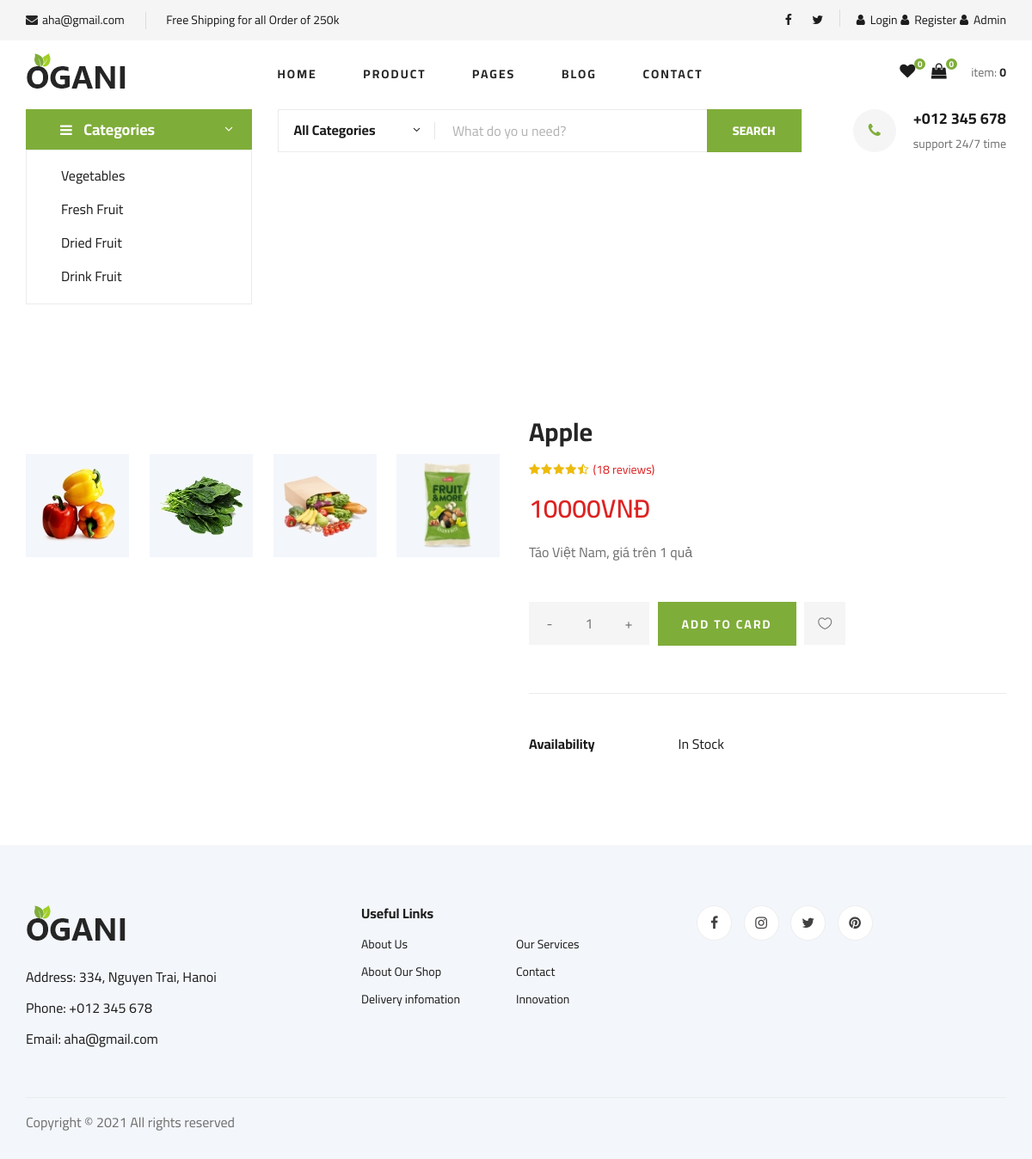
/product/1/, run on the app's committed database.
### product/models.py (models this page shows)
class Product(models.Model):
    category = models.ForeignKey(Category, on_delete=models.CASCADE)
    title = models.CharField(max_length=255, default='')
    description = models.TextField(default='')
    price = models.IntegerField(default='')
    active = models.BooleanField(default=True)
    product_img = models.ImageField(upload_to="static/product_images/", null=True, blank=True)

### product/views.py (the view)
# urls.py: path('product/<int:product_id>/', views.ProductDetail.as_view(), name='details'),
class ProductDetail(TemplateView):
    def get(self, request, product_id):
        product_detail_item = models.Product.objects.get(pk=product_id)
        return render(request, "product/product_details.html", {'pd': product_detail_item})

### product/templates/product/product_details.html (shortened to what this page needs)
{% extends 'homepage/base.html' %} {% load static %} {% block title %}AHA | Product{% endblock %} {% block content %}
<section class="hero">
    <div class="container">
        <div class="row">
            <div class="col-lg-3">
                <div class="hero__categories">
                    <div class="hero__categories__all">
                        <i class="fa fa-bars"></i>
                        <span>Categories</span>
                    </div>
                    <ul>
                        <li><a href="#">Vegetables</a></li>
                        <li><a href="#">Fresh Fruit</a></li>
                        <li><a href="#">Dried Fruit</a></li>
                        <li><a href="#">Drink Fruit</a></li>
                    </ul>
                </div>
            </div>
            <div class="col-lg-9">
                <div class="hero__search">
                    <div class="hero__search__form">
                        <form action="#">
                            <div class="hero__search__categories">
                                All Categories
                                <span class="arrow_carrot-down"></span>
                            </div>
                            <input type="text" placeholder="What do yo u need?">
                            <button type="submit" class="site-btn">SEARCH</button>
                        </form>
                    </div>
                    <div class="hero__search__phone">
                        <div class="hero__search__phone__icon">
                            <i class="fa fa-phone"></i>
                        </div>
                        <div class="hero__search__phone__text">
                            <h5>+012 345 678</h5>
                            <span>support 24/7 time</span>
                        </div>
                    </div>
                </div>
            </div>
        </div>
    </div>
</section>
<section class="product-details spad">
    <div class="container">
        <div class="row">
            <div class="col-lg-6 col-md-6">
                <div class="product__details__pic">
                    <div class="product__details__pic__item">
                    </div>
                    <div class="product__details__pic__slider owl-carousel">
                        <img data-imgbigurl="img/product/details/product-details-2.jpg" src="img/product/details/thumb-1.jpg" alt="">
                        <img data-imgbigurl="img/product/details/product-details-3.jpg" src="img/product/details/thumb-2.jpg" alt="">
                        <img data-imgbigurl="img/product/details/product-details-5.jpg" src="img/product/details/thumb-3.jpg" alt="">
                        <img data-imgbigurl="img/product/details/product-details-4.jpg" src="img/product/details/thumb-4.jpg" alt="">
                    </div>
                </div>
            </div>
            <div class="col-lg-6 col-md-6">
                <div class="product__details__text">
                    <h3>{{ pd.title }}</h3>
                    <div class="product__details__rating">
                        <i class="fa fa-star"></i>
                        <i class="fa fa-star"></i>
                        <i class="fa fa-star"></i>
                        <i class="fa fa-star"></i>
                        <i class="fa fa-star-half-o"></i>
                        <span>(18 reviews)</span>
                    </div>
                    <div class="product__details__price">{{ pd.price }}VNĐ</div>
                    <p>{{ pd.description }}</p>
                    <div class="product__details__quantity">
                        <div class="quantity">
                            <div class="pro-qty">
                                <input type="text" value="1">
                            </div>
                        </div>
                    </div>
                    <a href="#" class="primary-btn">ADD TO CARD</a>
                    <a href="#" class="heart-icon"><span class="icon_heart_alt"></span></a>
                    <ul>
                        <li><b>Availability</b> <span>In Stock</span></li>
                    </ul>
                </div>
            </div>
        </div>
    </div>
</section>
{% endblock %}

### data on the page
Product: title "Apple", price "10000", description "Táo Việt Nam, giá trên 1 quả"
